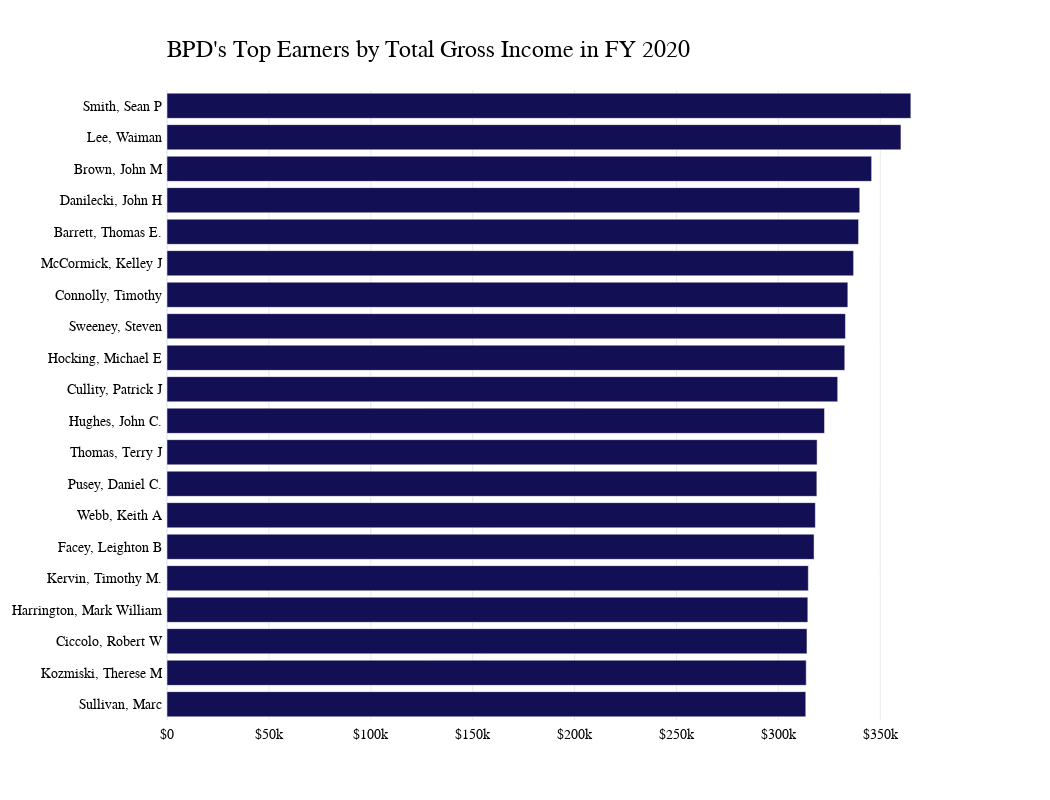

This figure's notebook cell:
### Code cell
# the above thing but useing plotly

fig = px.bar(top20_20, x=' TOTAL EARNINGS ', y='NAME', color='NAME', orientation='h', title='<b>2020 Top Earners<b>', color_discrete_sequence=['#130F54'])
fig.update_layout(showlegend=False)
fig.update_layout(font_family="GT America Bold")
# change the frount of thing other than title to GT-America-Standard-regular

# make the background color to be transparent 
fig.update_xaxes(showgrid=True, gridwidth=0.5, gridcolor='LightGray')

# Aesthetic customizations
fig.update_layout(
    plot_bgcolor='rgba(0,0,0,0)',
    font_family="GT America",
    font_color="black",
    font_size=14,
    xaxis_title=None,
    yaxis_title=None,
    xaxis_tickprefix = '$',
    margin=dict(
        l=100,
        r=100,
        b=80,
        t=90,
        pad=4
    ),
    height=800,
    width=1050
)

# Customize title!
fig.update_layout(
    title=go.layout.Title(
        text="BPD's Top Earners by Total Gross Income in FY 2020",
        xref="paper",
        x=0,
        y=.95,
        font_family="GT America Bold",
        font_size=24
    )
)


fig.show()

### Figure 1 — Plotly figure (JSON) as saved in the notebook; plotly's stock layout.template omitted (floating-point values rounded to 4 significant figures)
{"data": [{"alignmentgroup": "True", "hovertemplate": "NAME=%{y}<br> TOTAL EARNINGS =%{x}<extra></extra>", "legendgroup": "Smith, Sean P", "marker": {"color": "#130F54", "pattern": {"shape": ""}}, "name": "Smith, Sean P", "offsetgroup": "Smith, Sean P", "orientation": "h", "showlegend": true, "textposition": "auto", "type": "bar", "x": [365000.0], "xaxis": "x", "y": ["Smith, Sean P"], "yaxis": "y"}, {"alignmentgroup": "True", "hovertemplate": "NAME=%{y}<br> TOTAL EARNINGS =%{x}<extra></extra>", "legendgroup": "Lee, Waiman", "marker": {"color": "#130F54", "pattern": {"shape": ""}}, "name": "Lee, Waiman", "offsetgroup": "Lee, Waiman", "orientation": "h", "showlegend": true, "textposition": "auto", "type": "bar", "x": [360100.0], "xaxis": "x", "y": ["Lee, Waiman"], "yaxis": "y"}, {"alignmentgroup": "True", "hovertemplate": "NAME=%{y}<br> TOTAL EARNINGS =%{x}<extra></extra>", "legendgroup": "Brown, John M", "marker": {"color": "#130F54", "pattern": {"shape": ""}}, "name": "Brown, John M", "offsetgroup": "Brown, John M", "orientation": "h", "showlegend": true, "textposition": "auto", "type": "bar", "x": [345800.0], "xaxis": "x", "y": ["Brown, John M"], "yaxis": "y"}, {"alignmentgroup": "True", "hovertemplate": "NAME=%{y}<br> TOTAL EARNINGS =%{x}<extra></extra>", "legendgroup": "Danilecki, John H", "marker": {"color": "#130F54", "pattern": {"shape": ""}}, "name": "Danilecki, John H", "offsetgroup": "Danilecki, John H", "orientation": "h", "showlegend": true, "textposition": "auto", "type": "bar", "x": [339900.0], "xaxis": "x", "y": ["Danilecki, John H"], "yaxis": "y"}, {"alignmentgroup": "True", "hovertemplate": "NAME=%{y}<br> TOTAL EARNINGS =%{x}<extra></extra>", "legendgroup": "Barrett, Thomas E.", "marker": {"color": "#130F54", "pattern": {"shape": ""}}, "name": "Barrett, Thomas E.", "offsetgroup": "Barrett, Thomas E.", "orientation": "h", "showlegend": true, "textposition": "auto", "type": "bar", "x": [339400.0], "xaxis": "x", "y": ["Barrett, Thomas E."], "yaxis": "y"}, {"alignmentgroup": "True", "hovertemplate": "NAME=%{y}<br> TOTAL EARNINGS =%{x}<extra></extra>", "legendgroup": "McCormick, Kelley J", "marker": {"color": "#130F54", "pattern": {"shape": ""}}, "name": "McCormick, Kelley J", "offsetgroup": "McCormick, Kelley J", "orientation": "h", "showlegend": true, "textposition": "auto", "type": "bar", "x": [336900.0], "xaxis": "x", "y": ["McCormick, Kelley J"], "yaxis": "y"}, {"alignmentgroup": "True", "hovertemplate": "NAME=%{y}<br> TOTAL EARNINGS =%{x}<extra></extra>", "legendgroup": "Connolly, Timothy", "marker": {"color": "#130F54", "pattern": {"shape": ""}}, "name": "Connolly, Timothy", "offsetgroup": "Connolly, Timothy", "orientation": "h", "showlegend": true, "textposition": "auto", "type": "bar", "x": [334100.0], "xaxis": "x", "y": ["Connolly, Timothy"], "yaxis": "y"}, {"alignmentgroup": "True", "hovertemplate": "NAME=%{y}<br> TOTAL EARNINGS =%{x}<extra></extra>", "legendgroup": "Sweeney, Steven", "marker": {"color": "#130F54", "pattern": {"shape": ""}}, "name": "Sweeney, Steven", "offsetgroup": "Sweeney, Steven", "orientation": "h", "showlegend": true, "textposition": "auto", "type": "bar", "x": [332900.0], "xaxis": "x", "y": ["Sweeney, Steven"], "yaxis": "y"}, {"alignmentgroup": "True", "hovertemplate": "NAME=%{y}<br> TOTAL EARNINGS =%{x}<extra></extra>", "legendgroup": "Hocking, Michael E", "marker": {"color": "#130F54", "pattern": {"shape": ""}}, "name": "Hocking, Michael E", "offsetgroup": "Hocking, Michael E", "orientation": "h", "showlegend": true, "textposition": "auto", "type": "bar", "x": [332600.0], "xaxis": "x", "y": ["Hocking, Michael E"], "yaxis": "y"}, {"alignmentgroup": "True", "hovertemplate": "NAME=%{y}<br> TOTAL EARNINGS =%{x}<extra></extra>", "legendgroup": "Cullity, Patrick J", "marker": {"color": "#130F54", "pattern": {"shape": ""}}, "name": "Cullity, Patrick J", "offsetgroup": "Cullity, Patrick J", "orientation": "h", "showlegend": true, "textposition": "auto", "type": "bar", "x": [329100.0], "xaxis": "x", "y": ["Cullity, Patrick J"], "yaxis": "y"}, {"alignmentgroup": "True", "hovertemplate": "NAME=%{y}<br> TOTAL EARNINGS =%{x}<extra></extra>", "legendgroup": "Hughes, John C.", "marker": {"color": "#130F54", "pattern": {"shape": ""}}, "name": "Hughes, John C.", "offsetgroup": "Hughes, John C.", "orientation": "h", "showlegend": true, "textposition": "auto", "type": "bar", "x": [322600.0], "xaxis": "x", "y": ["Hughes, John C."], "yaxis": "y"}, {"alignmentgroup": "True", "hovertemplate": "NAME=%{y}<br> TOTAL EARNINGS =%{x}<extra></extra>", "legendgroup": "Thomas, Terry J", "marker": {"color": "#130F54", "pattern": {"shape": ""}}, "name": "Thomas, Terry J", "offsetgroup": "Thomas, Terry J", "orientation": "h", "showlegend": true, "textposition": "auto", "type": "bar", "x": [319000.0], "xaxis": "x", "y": ["Thomas, Terry J"], "yaxis": "y"}, {"alignmentgroup": "True", "hovertemplate": "NAME=%{y}<br> TOTAL EARNINGS =%{x}<extra></extra>", "legendgroup": "Pusey, Daniel C.", "marker": {"color": "#130F54", "pattern": {"shape": ""}}, "name": "Pusey, Daniel C.", "offsetgroup": "Pusey, Daniel C.", "orientation": "h", "showlegend": true, "textposition": "auto", "type": "bar", "x": [318900.0], "xaxis": "x", "y": ["Pusey, Daniel C."], "yaxis": "y"}, {"alignmentgroup": "True", "hovertemplate": "NAME=%{y}<br> TOTAL EARNINGS =%{x}<extra></extra>", "legendgroup": "Webb, Keith A", "marker": {"color": "#130F54", "pattern": {"shape": ""}}, "name": "Webb, Keith A", "offsetgroup": "Webb, Keith A", "orientation": "h", "showlegend": true, "textposition": "auto", "type": "bar", "x": [318100.0], "xaxis": "x", "y": ["Webb, Keith A"], "yaxis": "y"}, {"alignmentgroup": "True", "hovertemplate": "NAME=%{y}<br> TOTAL EARNINGS =%{x}<extra></extra>", "legendgroup": "Facey, Leighton B", "marker": {"color": "#130F54", "pattern": {"shape": ""}}, "name": "Facey, Leighton B", "offsetgroup": "Facey, Leighton B", "orientation": "h", "showlegend": true, "textposition": "auto", "type": "bar", "x": [317500.0], "xaxis": "x", "y": ["Facey, Leighton B"], "yaxis": "y"}, {"alignmentgroup": "True", "hovertemplate": "NAME=%{y}<br> TOTAL EARNINGS =%{x}<extra></extra>", "legendgroup": "Kervin, Timothy M.", "marker": {"color": "#130F54", "pattern": {"shape": ""}}, "name": "Kervin, Timothy M.", "offsetgroup": "Kervin, Timothy M.", "orientation": "h", "showlegend": true, "textposition": "auto", "type": "bar", "x": [314700.0], "xaxis": "x", "y": ["Kervin, Timothy M."], "yaxis": "y"}, {"alignmentgroup": "True", "hovertemplate": "NAME=%{y}<br> TOTAL EARNINGS =%{x}<extra></extra>", "legendgroup": "Harrington, Mark William", "marker": {"color": "#130F54", "pattern": {"shape": ""}}, "name": "Harrington, Mark William", "offsetgroup": "Harrington, Mark William", "orientation": "h", "showlegend": true, "textposition": "auto", "type": "bar", "x": [314400.0], "xaxis": "x", "y": ["Harrington, Mark William"], "yaxis": "y"}, {"alignmentgroup": "True", "hovertemplate": "NAME=%{y}<br> TOTAL EARNINGS =%{x}<extra></extra>", "legendgroup": "Ciccolo, Robert W", "marker": {"color": "#130F54", "pattern": {"shape": ""}}, "name": "Ciccolo, Robert W", "offsetgroup": "Ciccolo, Robert W", "orientation": "h", "showlegend": true, "textposition": "auto", "type": "bar", "x": [314000.0], "xaxis": "x", "y": ["Ciccolo, Robert W"], "yaxis": "y"}, {"alignmentgroup": "True", "hovertemplate": "NAME=%{y}<br> TOTAL EARNINGS =%{x}<extra></extra>", "legendgroup": "Kozmiski, Therese M", "marker": {"color": "#130F54", "pattern": {"shape": ""}}, "name": "Kozmiski, Therese M", "offsetgroup": "Kozmiski, Therese M", "orientation": "h", "showlegend": true, "textposition": "auto", "type": "bar", "x": [313700.0], "xaxis": "x", "y": ["Kozmiski, Therese M"], "yaxis": "y"}, {"alignmentgroup": "True", "hovertemplate": "NAME=%{y}<br> TOTAL EARNINGS =%{x}<extra></extra>", "legendgroup": "Sullivan, Marc", "marker": {"color": "#130F54", "pattern": {"shape": ""}}, "name": "Sullivan, Marc", "offsetgroup": "Sullivan, Marc", "orientation": "h", "showlegend": true, "textposition": "auto", "type": "bar", "x": [313400.0], "xaxis": "x", "y": ["Sullivan, Marc"], "yaxis": "y"}], "layout": {"barmode": "relative", "font": {"color": "black", "family": "GT America", "size": 14}, "height": 800, "legend": {"title": {"text": "NAME"}, "tracegroupgap": 0}, "margin": {"b": 80, "l": 100, "pad": 4, "r": 100, "t": 90}, "plot_bgcolor": "rgba(0,0,0,0)", "showlegend": false, "title": {"font": {"family": "GT America Bold", "size": 24}, "text": "BPD's Top Earners by Total Gross Income in FY 2020", "x": 0, "xref": "paper", "y": 0.95}, "width": 1050, "xaxis": {"anchor": "y", "domain": [0, 1], "gridcolor": "LightGray", "gridwidth": 0.5, "showgrid": true, "tickprefix": "$", "title": {}}, "yaxis": {"anchor": "x", "categoryarray": ["Sullivan, Marc", "Kozmiski, Therese M", "Ciccolo, Robert W", "Harrington, Mark William", "Kervin, Timothy M.", "Facey, Leighton B", "Webb, Keith A", "Pusey, Daniel C.", "Thomas, Terry J", "Hughes, John C.", "Cullity, Patrick J", "Hocking, Michael E", "Sweeney, Steven", "Connolly, Timothy", "McCormick, Kelley J", "Barrett, Thomas E.", "Danilecki, John H", "Brown, John M", "Lee, Waiman", "Smith, Sean P"], "categoryorder": "array", "domain": [0, 1], "title": {}}}}
